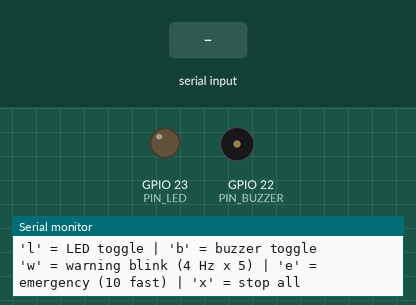
Bench run of a sketch on a simulated ESP32. Shown: output pins drawn as LEDs (lit = HIGH), buzzer (waves = sounding, pin HIGH), the last lines printed to the serial monitor. Dashed ring = blinking. The test bench sets the inputs (shaded band).

Above: at 1.2 s.
1.3 s: "w" received over Serial
At 1.36 s:
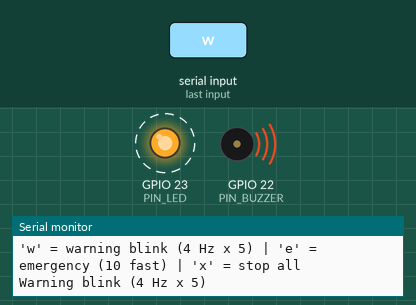
4.3 s: "l" received over Serial
At 4.9 s:
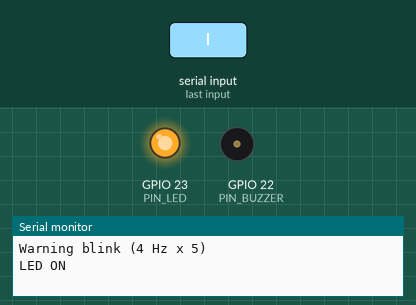
5.8 s: "W" received over Serial
At 5.86 s:
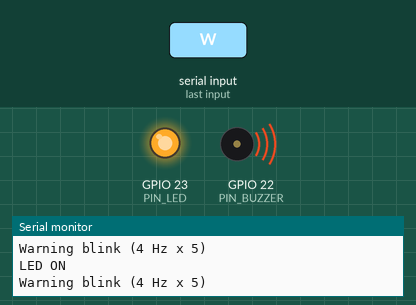
8.8 s: "b" received over Serial
At 9.5 s:
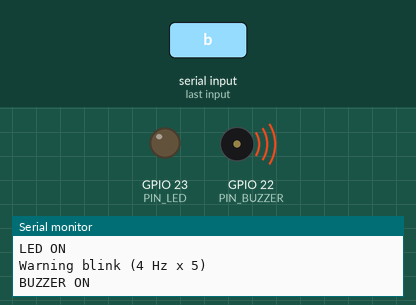
Timing chart, 0 to 11.3 s (numbered marks = the images above; inputs shaded):
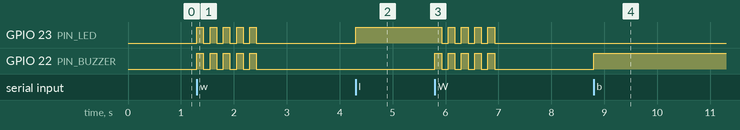

The sketch:

test_led_buzzer.ino
```cpp
/*
 * TEST: LED and Buzzer
 * Tests LED on/off/blink and buzzer on/off/patterns.
 * Serial commands: 'l' = LED toggle, 'b' = buzzer toggle,
 *   'w' = warning blink (both), 'e' = emergency pattern, 'x' = stop all.
 *
 * WIRING: LED → GPIO23 (confirmed), Buzzer IO → GPIO22
 * Set BUZZER_ACTIVE_HIGH to match your module polarity.
 */

#include <Arduino.h>

static constexpr int  PIN_LED           = 23;  // Confirmed: GPIO23
static constexpr int  PIN_BUZZER        = 22;
static constexpr bool BUZZER_ACTIVE_HIGH = true;

bool g_ledOn     = false;
bool g_buzzerOn  = false;

inline void buzzerSet(bool on) {
  bool level = BUZZER_ACTIVE_HIGH ? on : !on;
  digitalWrite(PIN_BUZZER, level ? HIGH : LOW);
}

void blinkBoth(int times, int on_ms, int off_ms) {
  for (int i = 0; i < times; i++) {
    digitalWrite(PIN_LED, HIGH); buzzerSet(true);
    delay(on_ms);
    digitalWrite(PIN_LED, LOW); buzzerSet(false);
    delay(off_ms);
  }
}

void setup() {
  Serial.begin(115200);
  pinMode(PIN_LED,    OUTPUT); digitalWrite(PIN_LED, LOW);
  pinMode(PIN_BUZZER, OUTPUT); buzzerSet(false);
  Serial.println("LED + Buzzer Test");
  Serial.println("'l' = LED toggle | 'b' = buzzer toggle");
  Serial.println("'w' = warning blink (4 Hz x 5) | 'e' = emergency (10 fast) | 'x' = stop all");
}

void loop() {
  if (!Serial.available()) return;
  char c = Serial.read();
  switch (c) {
    case 'l': case 'L':
      g_ledOn = !g_ledOn;
      digitalWrite(PIN_LED, g_ledOn);
      Serial.println(g_ledOn ? "LED ON" : "LED OFF");
      break;
    case 'b': case 'B':
      g_buzzerOn = !g_buzzerOn;
      buzzerSet(g_buzzerOn);
      Serial.println(g_buzzerOn ? "BUZZER ON" : "BUZZER OFF");
      break;
    case 'w': case 'W':
      Serial.println("Warning blink (4 Hz x 5)");
      blinkBoth(5, 125, 125);
      break;
    case 'e': case 'E':
      Serial.println("Emergency pattern (fast x 10)");
      blinkBoth(10, 60, 60);
      break;
    case 'x': case 'X':
      g_ledOn = false; g_buzzerOn = false;
      digitalWrite(PIN_LED, LOW); buzzerSet(false);
      Serial.println("All off");
      break;
  }
}
```

Measured:
- after the input at 1.3 s, GPIO 23 (PIN_LED), GPIO 22 (PIN_BUZZER): alternates HIGH for 0.13 s and LOW for 0.13 s, 10 changes in all, then stays LOW, starting at once
- after the input at 4.3 s, GPIO 23 (PIN_LED): LOW → HIGH at once
- after the input at 5.8 s, GPIO 23 (PIN_LED): alternates HIGH for 0.13 s and LOW for 0.13 s, 9 changes in all, then stays LOW, starting after 0.13 s; GPIO 22 (PIN_BUZZER): alternates HIGH for 0.13 s and LOW for 0.13 s, 10 changes in all, then stays LOW, starting at once
- after the input at 8.8 s, GPIO 22 (PIN_BUZZER): LOW → HIGH at once
